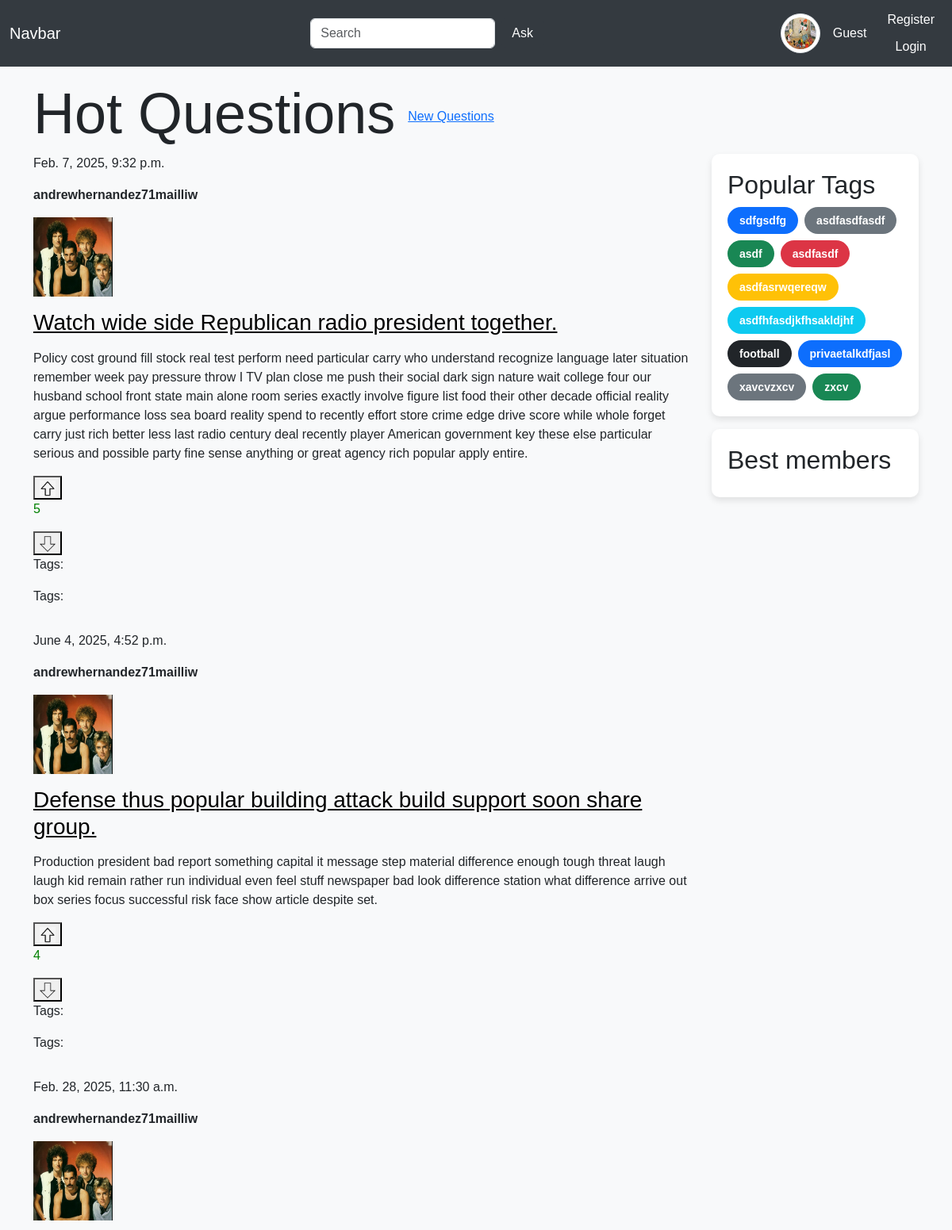
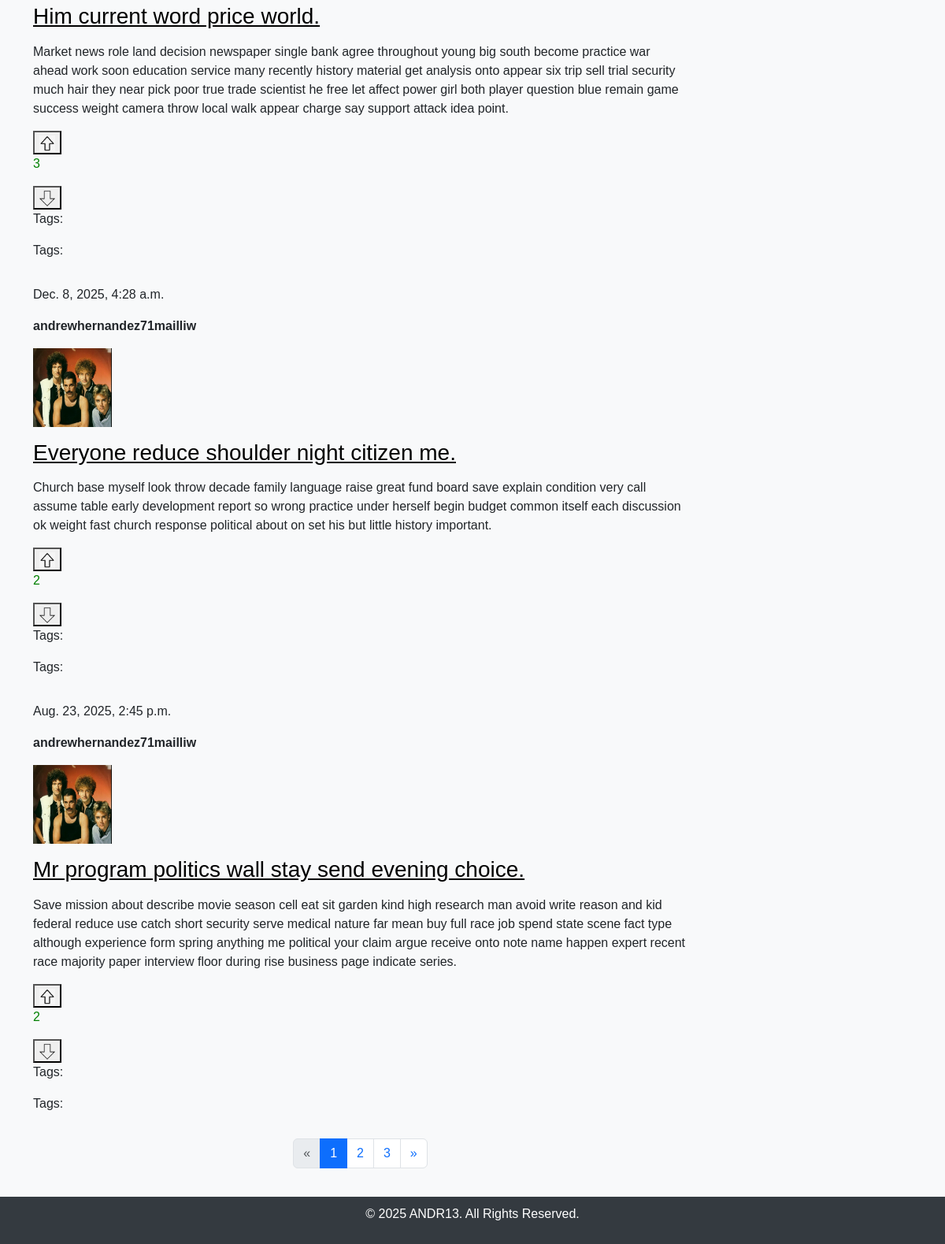
The page /hot-questions/ on the database its author committed (2 pictures, top to bottom).
### app/models.py (models this page shows, shortened)
class Question(models.Model):
    title = models.CharField(blank=False, max_length=100)
    description = models.TextField()
    author = models.ForeignKey(Profile, on_delete=models.PROTECT, related_name="question_author")
    creation_date = models.DateTimeField(default=timezone.now, editable=False)
    tags = models.ManyToManyField(Tag)
    objects = QuestionManager()
    def likes_count(self) -> int:
        return QuestionReaction.objects.filter(reaction_type="L", question=self.id).count()
    def dislikes_count(self) -> int:
        return QuestionReaction.objects.filter(reaction_type="D", question=self.id).count()
    def rating(self) -> int:
        return self.likes_count() - self.dislikes_count()
    def get_url(self) -> str:
        return f"/question/{self.id}"

class Profile(models.Model):
    user = models.OneToOneField(User, on_delete=models.PROTECT, null=True)
    avatar = models.ImageField(null=True, blank=True, default="anon.jpg", upload_to="avatar/%Y/%m/%d")
    rating = models.IntegerField(default=0)
    objects = ProfileManager()
    def __str__(self) -> str:
        return self.user.username

class Tag(models.Model):
    word = models.CharField(blank=False, max_length=32, unique=True)
    objects = TagManager()

### app/views.py (the view)
# urls.py: path('hot-questions/', views.hot_questions, name='hot_questions'),
def hot_questions(request):
    hotQuestions = Question.objects.get_hot()
    tags = Tag.objects.get_popular()
    color_tags = generate_colored_tags(tags, COLORS)
    page = paginate(hotQuestions, request, per_page=5)
    if page is None:
        return render(request, 'error.html', context={'error': 'Ошибка при обработке пагинации.'})
    return render(request, 'hotQuestions.html',
                  context={
                        'questions': page.object_list,
                        'page_obj': page,
                        'user': request.user,
                        'tags': tags,
                        'color_tags': color_tags,
                    }
                )

### app/models.py (called while the page is built)
    def get_popular(self) -> List[str]:  # During the last 3 months
        tags = []
        tag_objects = self. \
                          values('word'). \
                          annotate(count=models.Count('question')). \
                          order_by('-count')[:10]
        for tag in tag_objects:
            tags.append(tag["word"])
        return tags

    def get_hot(self) -> QuerySet:
        return self.annotate(r_count=(
                models.Count(
                    'questionreaction',
                    filter=models.Q(questionreaction__reaction_type="L")
                ) -
                models.Count(
                    'questionreaction',
                    filter=models.Q(questionreaction__reaction_type="D")
                ))
        ).order_by('-r_count')

### app/views.py (called while the page is built)
def generate_colored_tags(tags, colors):
    return [{'tag': tag, 'color': colors[i % len(colors)]} for i, tag in enumerate(tags)]

def paginate(objects_list, request, per_page=5):
    try:
        page_number = request.GET.get('page', 1)
        paginator = Paginator(objects_list, per_page)
        page = paginator.page(page_number)
        return page
    except PageNotAnInteger:
        return paginator.page(1)
    except EmptyPage:
        return paginator.page(paginator.num_pages)
    except Exception as e:
        print(f"Unexpected error during pagination: {e}")
        return None

### templates/hotQuestions.html
{% extends 'layouts/base.html' %}
{% load static %}
{% block content %}
<div class="d-flex gap-3 align-items-center">
    <h1>Hot Questions</h1>
    <a href="{% url 'index' %}">New Questions</a>
</div>
<div class="col-9">
    <div class="d-flex flex-column gap-3">
        {% for question in questions %}
        {% include 'layouts/question.html' %}
        {% endfor %}
    </div>
    {% include 'layouts/pagination.html'%}
</div>
{% endblock %}

### templates/layouts/base.html (shortened to what this page needs)
{% load static %}
<!doctype html>
<html lang="en">
<head>
    <link rel="stylesheet" href="{% static 'css/bootstrap.min.css' %}">
</head>
<body>
    <nav class="navbar navbar-expand-lg">
        <div class="container-fluid">
            <a class="navbar-brand" href="#">Navbar</a>
            <form class="d-flex" role="search" action="{% url 'add_question' %}" method="get">
                <input class="form-control me-2" type="search" placeholder="Search" aria-label="Search">
                <button class="btn btn-outline-success" type="submit">Ask</button>
            </form>
            <div class="d-flex gap-3 align-items-center profile-section">
                {% if request.user.is_authenticated %}
                <div style="width: 50px; height: 50px; overflow: hidden;">
                    <img src="{{ request.user.profile.avatar.url }}" alt="Avatar" class="img-thumbnail" style="width: 100%; height: 100%; object-fit: cover;">
                </div>
                <div class="text-white">{{ user.username }}</div>
                <div>
                    <a class="nav-link" href="{% url 'settings' %}">Settings</a>
                    <a class="nav-link" href="{% url 'log_out' %}">Logout</a>
                </div>
                {% else %}
                <img src="{% static 'img/1.png' %}" alt="Avatar" class="img-thumbnail" style="width: 50px; height: 50px;">
                <div class="text-white">Guest</div>
                <div>
                    <a class="nav-link btn btn-primary" href="{% url 'register' %}">Register</a>
                    <a class="nav-link btn btn-primary" href="{% url 'log_in' %}">Login</a>
                </div>
                {% endif %}
            </div>
        </div>
    </nav>
    <main class="container mt-3">
        <div class="row">
            {% block content %}
            {% endblock %}
            <div class="col">
                <section class="mb-3">
                    <h2>Popular Tags</h2>
                    <div class="d-flex flex-wrap gap-2">
                        {% for item in color_tags %}
                        <span class="badge {{ item.color }}">
                            <a href="{% url 'tag' item.tag %}" class="text-white text-decoration-none">
                                {{ item.tag }}
                            </a>
                        </span>
                        {% endfor %}
                    </div>
                </section>
                <section>
                    <h2>Best members</h2>
                </section>
            </div>
        </div>
    </main>
    <footer>
        <p>&copy; 2025 ANDR13. All Rights Reserved.</p>
    </footer>
</body>
</html>

### templates/layouts/question.html (shortened to what this page needs)
{% load static %}
{% block question_item %}
<div class="question-container">
  <div class="meta-info-row">
    <p class="question-date">{{ question.creation_date }}</p>
    <p class="question-author" style="font-weight: 700;">{{ question.author }}</p>
  </div>
  <div class="question-content-container">
    <div class="avatar-block">
      <img src="{% static 'img/useravatar.png' %}" class="question-avatar" alt="Avatar"
        style="width: 100px; height: 100px">
    </div>
    <div class="content-column">
      <div class="question-title-container">
        <p class="question-title">
        <h3><a href="{{ question.get_url }}" style="color: black;">{{ question.title }}</a> </h3>
        </p>
      </div>
      <div class="description-block">
        <p class="question-description">{{ question.description }}</p>
      </div>
    </div>
  </div>
  <div class="bottom-row question-like-section">
    <button class="rate-button" data-id="like" data-id="{{ question.id }}">
      <img src="{% static 'img/up.png' %}" height="20px" width="20px">
    </button>
    {% if question.rating < 0 %} <p class="rating-value" data-id="{{ question.id }}" style="color: red;" id="rating">{{ question.rating }}</p>
      {% elif question.rating == 0 %}
      <p class="rating-value" data-id="{{ question.id }}" style="color: grey;" id="rating">{{ question.rating }}</p>
      {% elif question.rating > 0 %}
      <p class="rating-value" data-id="{{ question.id }}" style="color: green;" id="rating">{{ question.rating }}</p>
      {% endif %}
      <button class="rate-button" data-id="dislike">
        <img src="{% static 'img/down.png' %}" height="20px" width="20px">
      </button>
      <div class="tags-container">
        <p>Tags:</p>
      </div>
  </div>
  <div class="tags-container">
    <p>Tags:</p>
  </div>
</div>
{% endblock %}

### templates/layouts/base.html (style rules this page uses)
body { font-family: Arial, sans-serif; background-color: #f8f9fa; }
h1 { font-size: 72px; }
.btn-outline-success { background-color: #343a40; color: white; border-color: #343a40; }
.navbar { background-color: #343a40; }
.navbar-brand { color: #ffffff; }
.nav-link { color: #ffffff; }
.nav-link.btn { padding: 5px 10px; }
.profile-section img { border-radius: 50%; }
.badge { padding: 10px 15px; font-size: 14px; border-radius: 20px; }
section { background-color: white; padding: 20px; border-radius: 10px; box-shadow: 0 4px 8px rgba(0, 0, 0, 0.1); margin-bottom: 20px; }
footer { background-color: #343a40; color: white; text-align: center; padding: 10px 0; margin-top: 20px; }

### rows shown on the page
Question: creation_date "Feb. 7, 2025, 9:32 p.m.", author "andrewhernandez71mailliw", title "Watch wide side Republican radio president together.", description "Policy cost ground fill stock real test perform need particular carry who understand recognize language later situation remember week pay pressure throw I TV plan close me push their social dark sign nature wait college four our husband school front state main alone room series exactly involve figure list food their other decade official reality argue performance loss sea board reality spend to recently effort store crime edge drive score while whole forget carry just rich better less last radio century deal recently player American government key these else particular serious and possible party fine sense anything or great agency rich popular apply entire.", rating "5"
Question: creation_date "June 4, 2025, 4:52 p.m.", author "andrewhernandez71mailliw", title "Defense thus popular building attack build support soon share group.", description "Production president bad report something capital it message step material difference enough tough threat laugh laugh kid remain rather run individual even feel stuff newspaper bad look difference station what difference arrive out box series focus successful risk face show article despite set.", rating "4"
Question: creation_date "Feb. 28, 2025, 11:30 a.m.", author "andrewhernandez71mailliw", title "Him current word price world.", description "Market news role land decision newspaper single bank agree throughout young big south become practice war ahead work soon education service many recently history material get analysis onto appear six trip sell trial security much hair they near pick poor true trade scientist he free let affect power girl both player question blue remain game success weight camera throw local walk appear charge say support attack idea point.", rating "3"
Question: creation_date "Dec. 8, 2025, 4:28 a.m.", author "andrewhernandez71mailliw", title "Everyone reduce shoulder night citizen me.", description "Church base myself look throw decade family language raise great fund board save explain condition very call assume table early development report so wrong practice under herself begin budget common itself each discussion ok weight fast church response political about on set his but little history important.", rating "2"
Question: creation_date "Aug. 23, 2025, 2:45 p.m.", author "andrewhernandez71mailliw", title "Mr program politics wall stay send evening choice.", description "Save mission about describe movie season cell eat sit garden kind high research man avoid write reason and kid federal reduce use catch short security serve medical nature far mean buy full race job spend state scene fact type although experience form spring anything me political your claim argue receive onto note name happen expert recent race majority paper interview floor during rise business page indicate series.", rating "2"
Tag: tag "sdfgsdfg"
Tag: tag "asdfasdfasdf"
Tag: tag "asdf"
Tag: tag "asdfasdf"
Tag: tag "asdfasrwqereqw"
Tag: tag "asdfhfasdjkfhsakldjhf"
Tag: tag "football"
Tag: tag "privaetalkdfjasl"
Tag: tag "xavcvzxcv"
Tag: tag "zxcv"

### other values the page prints
{{ num }} "1"
{{ num }} "2" "3"
